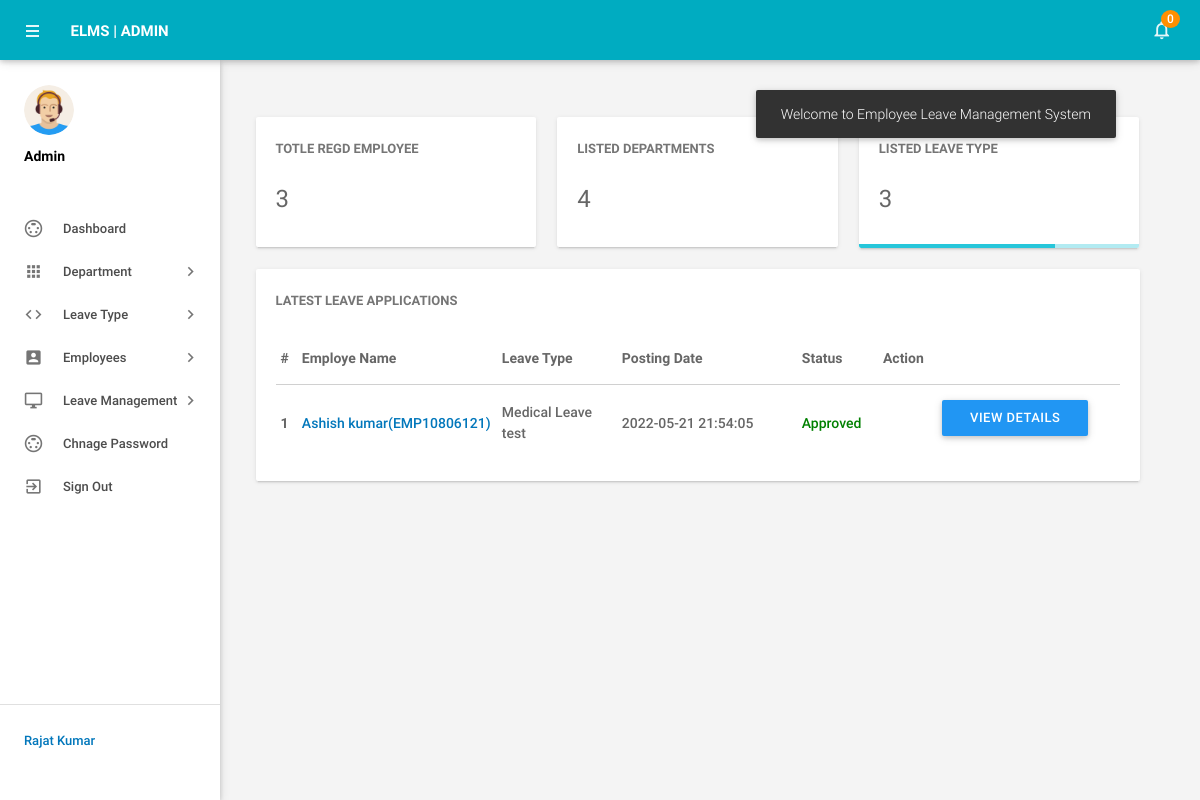
Screenshot of /admin/dashboard.php (signed in) with the database file from the repository.
### tables this page shows
CREATE TABLE `tblleaves` (
  `id` int(11) NOT NULL auto_increment,
  `LeaveType` varchar(110) default NULL,
  `ToDate` varchar(120) default NULL,
  `FromDate` varchar(120) default NULL,
  `Description` mediumtext,
  `PostingDate` timestamp NULL default CURRENT_TIMESTAMP,
  `AdminRemark` mediumtext,
  `AdminRemarkDate` varchar(120) default NULL,
  `Status` int(1) default NULL,
  `IsRead` int(1) default NULL,
  `empid` int(11) default NULL,
  PRIMARY KEY  (`id`),
  KEY `UserEmail` (`empid`)
);

CREATE TABLE `tblemployees` (
  `id` int(11) NOT NULL auto_increment,
  `EmpId` varchar(100) NOT NULL,
  `FirstName` varchar(150) default NULL,
  `LastName` varchar(150) default NULL,
  `EmailId` varchar(200) default NULL,
  `Password` varchar(180) default NULL,
  `Gender` varchar(100) default NULL,
  `Dob` varchar(100) default NULL,
  `Department` varchar(255) default NULL,
  `Address` varchar(255) default NULL,
  `City` varchar(200) default NULL,
  `Country` varchar(150) default NULL,
  `Phonenumber` char(11) default NULL,
  `Status` int(1) default NULL,
  `RegDate` timestamp NULL default CURRENT_TIMESTAMP,
  PRIMARY KEY  (`id`)
);

### admin/dashboard.php (the view, shortened to what this page needs)
<?php
include('includes/config.php');
if(strlen($_SESSION['alogin'])==0)
    {
header('location:index.php');
}
else{
?>
<!DOCTYPE html>
<html lang="en">
    <head>
        <link type="text/css" rel="stylesheet" href="../assets/plugins/materialize/css/materialize.min.css"/>
        <link href="../assets/plugins/metrojs/MetroJs.min.css" rel="stylesheet">
        <link href="../assets/plugins/weather-icons-master/css/weather-icons.min.css" rel="stylesheet">
        <link href="../assets/css/alpha.min.css" rel="stylesheet" type="text/css"/>
        <link href="../assets/css/custom.css" rel="stylesheet" type="text/css"/>
    </head>
    <body>
           <?php include('includes/header.php');?>
       <?php include('includes/sidebar.php');?>
            <main class="mn-inner">
                <div class="middle-content">
                    <div class="row no-m-t no-m-b">
                    <div class="col s12 m12 l4">
                        <div class="card stats-card">
                            <div class="card-content">
                                <span class="card-title">Totle Regd Employee</span>
                                <span class="stats-counter">
<?php
$sql = "SELECT id from tblemployees";
$query = $dbh -> prepare($sql);
$query->execute();
$empcount=$query->rowCount();
?>
                                    <span class="counter"><?php echo htmlentities($empcount);?></span></span>
                            </div>
                            <div id="sparkline-bar"></div>
                        </div>
                    </div>
                        <div class="col s12 m12 l4">
                        <div class="card stats-card">
                            <div class="card-content">
                                <span class="card-title">Listed Departments </span>
    <?php
$sql = "SELECT id from tbldepartments";
$query = $dbh -> prepare($sql);
$query->execute();
$dptcount=$query->rowCount();
?>
                                <span class="stats-counter"><span class="counter"><?php echo htmlentities($dptcount);?></span></span>
                            </div>
                            <div id="sparkline-line"></div>
                        </div>
                    </div>
                    <div class="col s12 m12 l4">
                        <div class="card stats-card">
                            <div class="card-content">
                                <span class="card-title">Listed leave Type</span>
                                    <?php
$sql = "SELECT id from  tblleavetype";
$query = $dbh -> prepare($sql);
$query->execute();
$leavtypcount=$query->rowCount();
?>
                                <span class="stats-counter"><span class="counter"><?php echo htmlentities($leavtypcount);?></span></span>
                            </div>
                            <div class="progress stats-card-progress">
                                <div class="determinate" style="width: 70%"></div>
                            </div>
                        </div>
                    </div>
                </div>
                    <div class="row no-m-t no-m-b">
                        <div class="col s12 m12 l12">
                            <div class="card invoices-card">
                                <div class="card-content">
                                    <span class="card-title">Latest Leave Applications</span>
                             <table id="example" class="display responsive-table ">
                                    <thead>
                                        <tr>
                                            <th>#</th>
                                            <th width="200">Employe Name</th>
                                            <th width="120">Leave Type</th>
                                             <th width="180">Posting Date</th>
                                            <th>Status</th>
                                            <th align="center">Action</th>
                                        </tr>
                                    </thead>
                                    <tbody>
<?php $sql = "SELECT tblleaves.id as lid,tblemployees.FirstName,tblemployees.LastName,tblemployees.EmpId,tblemployees.id,tblleaves.LeaveType,tblleaves.PostingDate,tblleaves.Status from tblleaves join tblemployees on tblleaves.empid=tblemployees.id order by lid desc limit 6";
$query = $dbh -> prepare($sql);
$query->execute();
$results=$query->fetchAll(PDO::FETCH_OBJ);
$cnt=1;
if($query->rowCount() > 0)
{
foreach($results as $result)
{
      ?>
                                        <tr>
                                            <td> <b><?php echo htmlentities($cnt);?></b></td>
                                              <td><a href="editemployee.php?empid=<?php echo htmlentities($result->id);?>" target="_blank"><?php echo htmlentities($result->FirstName." ".$result->LastName);?>(<?php echo htmlentities($result->EmpId);?>)</a></td>
                                            <td><?php echo htmlentities($result->LeaveType);?></td>
                                            <td><?php echo htmlentities($result->PostingDate);?></td>
                                                                       <td><?php $stats=$result->Status;
if($stats==1){
                                             ?>
                                                 <span style="color: green">Approved</span>
                                                 <?php } if($stats==2)  { ?>
                                                <span style="color: red">Not Approved</span>
                                                 <?php } if($stats==0)  { ?>
 <span style="color: blue">waiting for approval</span>
 <?php } ?>
                                             </td>
          <td>
           <td><a href="leave-details.php?leaveid=<?php echo htmlentities($result->lid);?>" class="waves-effect waves-light btn blue m-b-xs"  > View Details</a></td>
                                    </tr>
                                         <?php $cnt++;} }?>
                                    </tbody>
                                </table>
                                </div>
                            </div>
                        </div>
                    </div>
                </div>
            </main>
        </div>
    </body>
</html>
<?php } ?>

### rows the page displays
tblleaves: tblemployees.FirstName+LastName "Ashish kumar", tblemployees.EmpId "EMP10806121", LeaveType "Medical Leave test", PostingDate "2022-05-21 21:54:05", Status "Approved"

### other values shown
$unreadcount "0"
$empcount "3"
$dptcount "4"
$leavtypcount "3"
